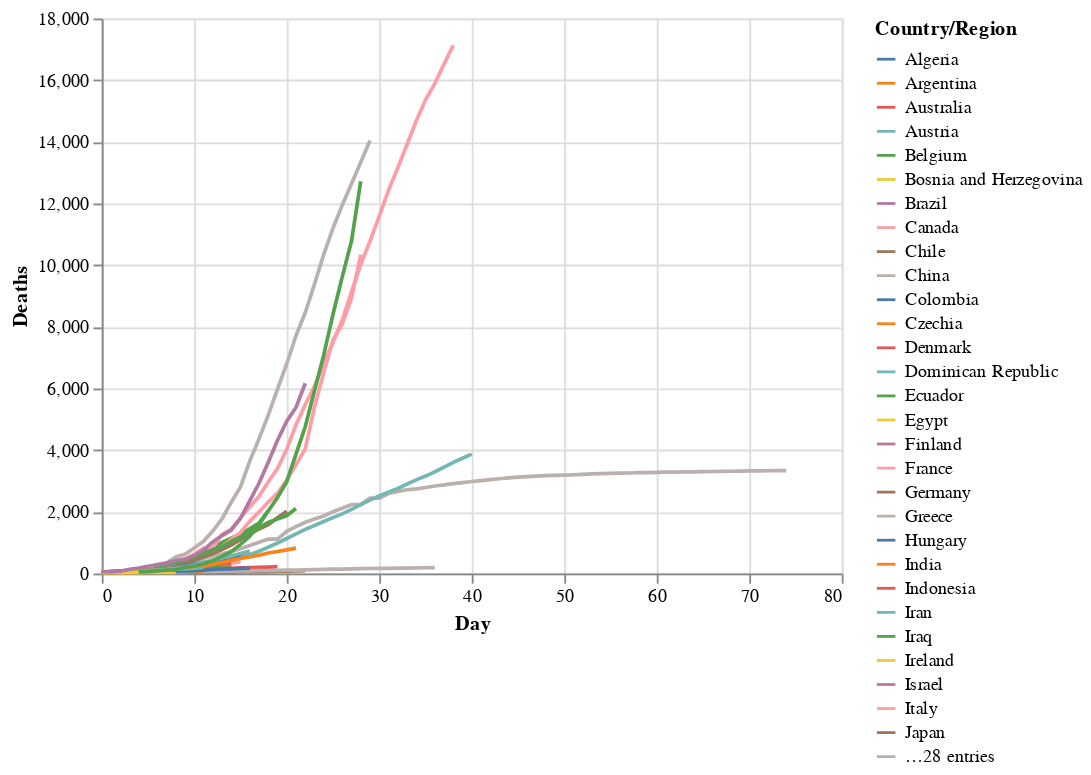

Write notebook code for a chart like this one.
### Markdown cell above
We'll see the power of having long data when using Altair. Such transformations have been performed for a long time, however it wasn't until 2014 that Hadley Wickham formalized the language in his paper [Tidy Data](https://www.researchgate.net/publication/215990669_Tidy_data). Note that Wickham prefers to avoid the terms long and wide because, in his words, 'they are imprecise'. I generally agree but for our purposes here of giving the flavour, they suffice.

Now having transformed our data, let's import Altair and get a sense of its API.

### Code cell
import altair as alt

# altair plot 
alt.Chart(deaths_long).mark_line().encode(
    x='Day',
    y='Deaths',
    color='Country/Region')

### Figure 1 — Vega-Lite specification as saved in the notebook (floating-point values rounded to 4 significant figures; data arrays with more than 128 entries replaced by an {"elided": "..."} marker saying what was removed)
{"config": {"view": {"continuousWidth": 400, "continuousHeight": 300}}, "data": {"name": "data-4991a3f3f81bfe9b58b1463d62bb5819"}, "mark": "line", "encoding": {"color": {"type": "nominal", "field": "Country/Region"}, "x": {"type": "quantitative", "field": "Day"}, "y": {"type": "quantitative", "field": "Deaths"}}, "$schema": "https://vega.github.io/schema/vega-lite/v4.8.1.json", "datasets": {"data-4991a3f3f81bfe9b58b1463d62bb5819": {"elided": "4389 records"}}}
